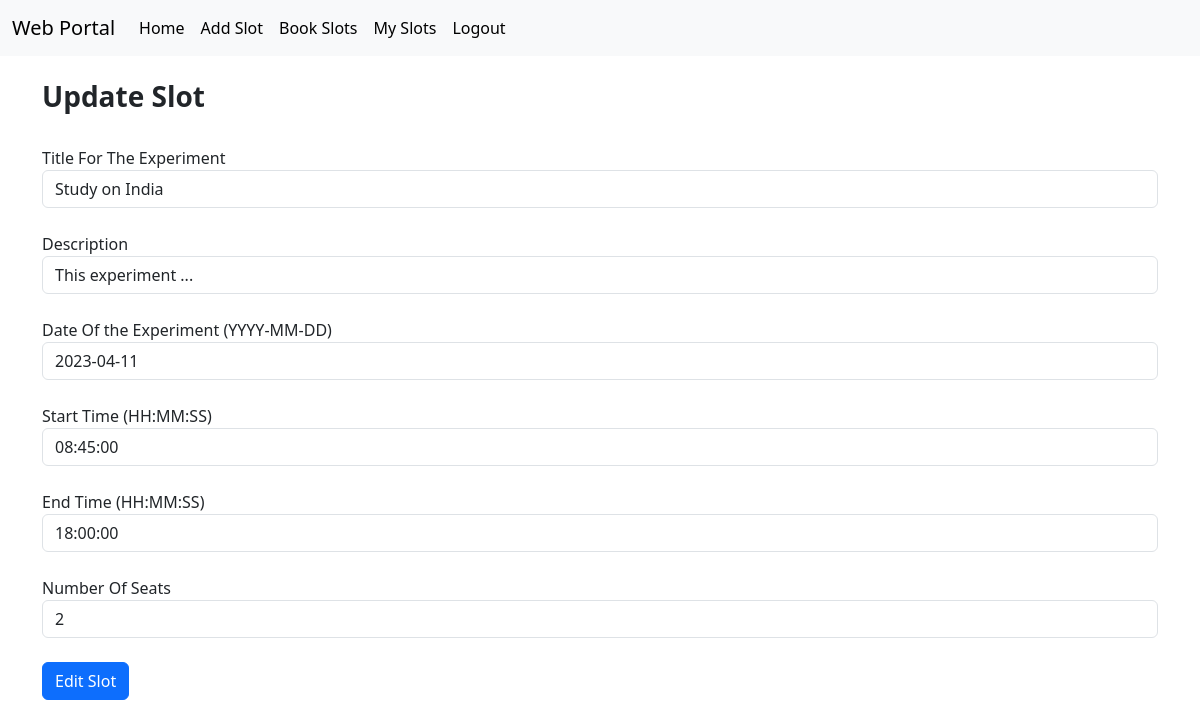
Page /updateSlot/12 (signed in) on the earlier database version.
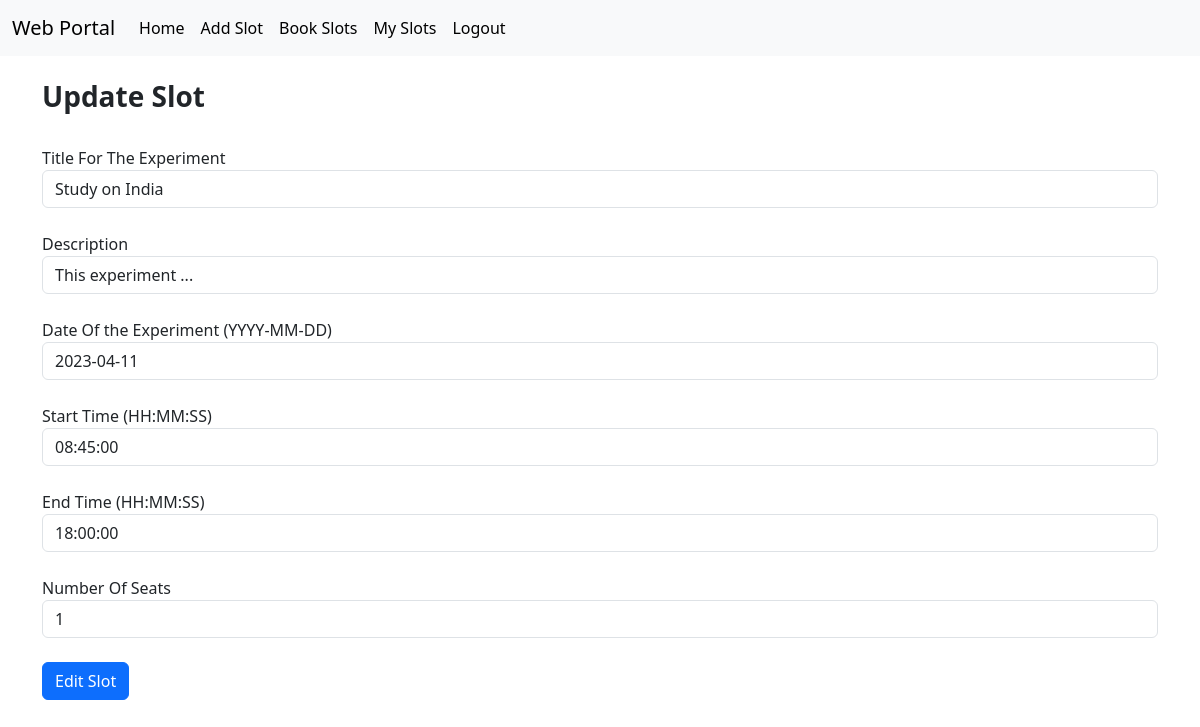
Same page on the later database version.
### App/models.py (models this page shows)
class Slot(models.Model):
    exptTitle = models.CharField(max_length = 50)
    exptDesc = models.CharField(max_length = 100)
    exptDate = models.DateField()
    numberOfSeats = models.IntegerField()
    startTime = models.TimeField()
    endTime = models.TimeField()
    candidateList = models.ManyToManyField(
        User,
        through="Order",
        through_fields=("slot", "candidate"),
    )

### App/views.py (the view, shortened to what this page needs)
# urls.py: path('updateSlot/<int:pk>', views.updateSlot, name='updateSlot'),
@login_required(login_url='login')
def updateSlot(request, pk):
    slot =  get_object_or_404(Slot, id=pk)
    form = SlotForm(instance = slot)
    return render(request, "updateSlot.html", locals())

### templates/updateSlot.html (shortened to what this page needs)
{% extends 'base.html' %} {% block title %}Update {{slot.exptTitle}}{% endblock title %}
{% block body %}
{% if user.is_staff %}
<div class="container">
  <br/>
<h3><b> Update Slot</b></h3>
<form method="POST" action="#updateSlot/{{slot.id}}">
  <br/>
  <div class="form-group">
    <label for="exptTitle">Title For The Experiment</label><br />
    {{form.exptTitle}}
  </div>
  <br/>
  <div class="form-group">
    <label for="exptDesc"> Description </label><br />
    {{form.exptDesc}}
  </div>
  <br/>
  <div class="form-group">
    <label for="exptDate"> Date Of the Experiment (YYYY-MM-DD)</label><br />
    {{form.exptDate}}
  </div>
  <br/>
  <div class="form-group">
    <label for="startTime"> Start Time (HH:MM:SS)</label><br />
    {{form.startTime}}
  </div>
  <br/>
  <div class="form-group">
    <label for=""> End Time (HH:MM:SS)</label><br />
    {{form.endTime}}
  </div>
  <br/>
  <div class="form-group">
    <label for="numberOfSeats"> Number Of Seats </label><br />
    {{form.numberOfSeats}}
  </div>
  <br/>
  <button type="submit" class="btn btn-primary btn-block">Edit Slot</button>
</form>
</div>
{%endif%}
{%endblock body%}

Differences in the rows shown:
changed Slot "Study on India": numberOfSeats "2" → "1"
